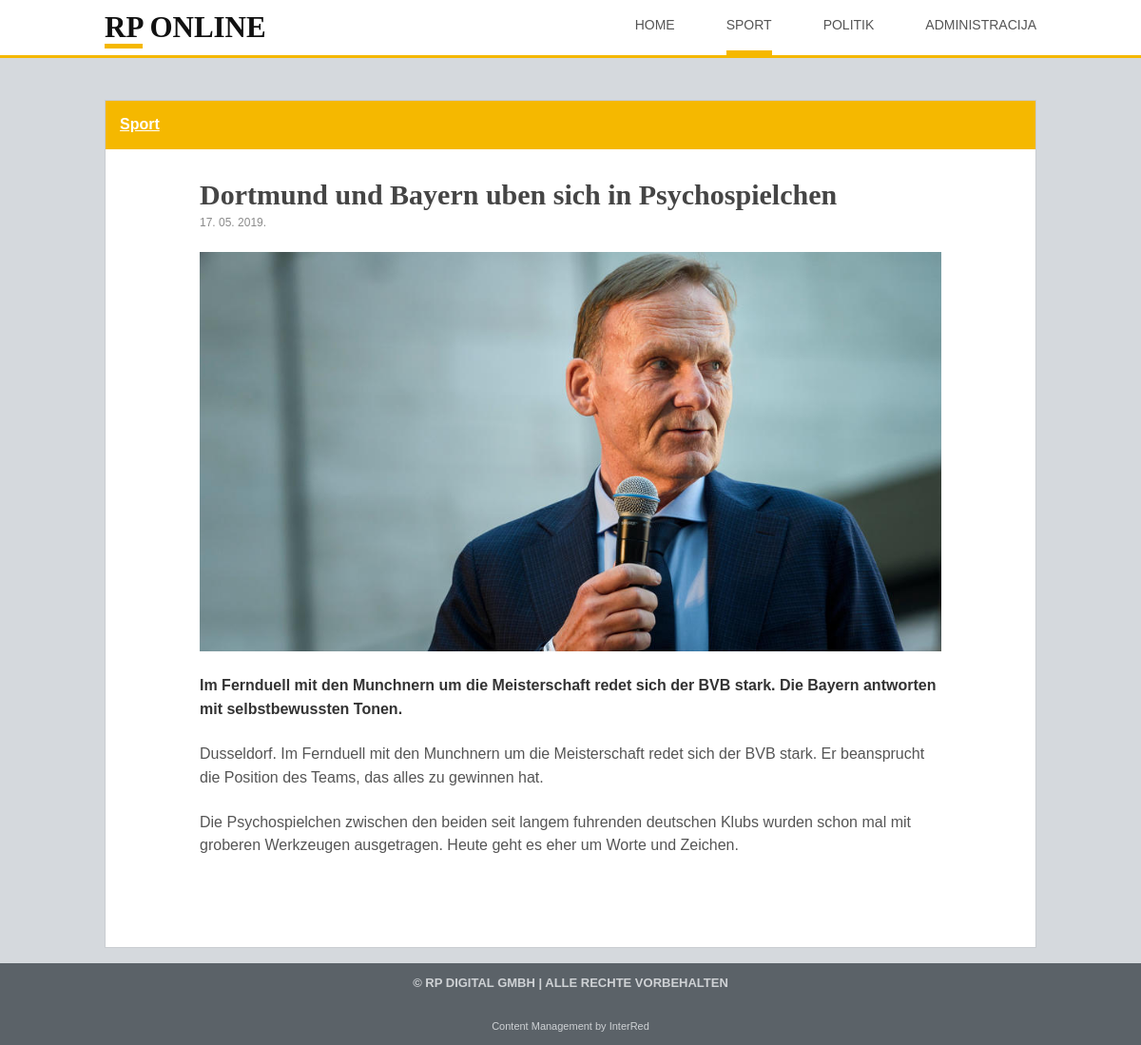
The page /article.php?slug=dortmund-und-bayern-psychospielchen on the database its author committed.
### tables this page shows
CREATE TABLE articles (
    id INT AUTO_INCREMENT PRIMARY KEY,
    title VARCHAR(255) NOT NULL,
    slug VARCHAR(255) NOT NULL UNIQUE,
    category VARCHAR(80) NOT NULL,
    image VARCHAR(255) NOT NULL,
    summary TEXT NOT NULL,
    content MEDIUMTEXT NOT NULL,
    author VARCHAR(120) NOT NULL,
    published TINYINT(1) NOT NULL DEFAULT 1,
    created_at DATE NOT NULL
);

### includes/functions.php (called while the page is built, shortened)
<?php
function e(string $value): string
{
    return htmlspecialchars($value, ENT_QUOTES, 'UTF-8');
}
function find_article(string $slug): ?array
{
    $pdo = db();
    if ($pdo instanceof PDO) {
        $stmt = $pdo->prepare('SELECT * FROM articles WHERE slug = :slug AND published = 1 LIMIT 1');
        $stmt->execute(['slug' => $slug]);
        $article = $stmt->fetch();
        return $article ?: null;
    }
    return null;
}

### article.php (the view, shortened to what this page needs)
<?php
require_once __DIR__ . '/includes/functions.php';
$slug = $_GET['slug'] ?? '';
$article = find_article($slug);
require_once __DIR__ . '/includes/header.php';
$paragraphs = preg_split('/\n\s*\n/', $article['content']);
?>
<article class="article-full">
    <div class="section-label"><?= e($article['category']) ?></div>
    <h1><?= e($article['title']) ?></h1>
    <time datetime="<?= e($article['created_at']) ?>"><?= e(date('d. m. Y.', strtotime($article['created_at']))) ?></time>
    <img class="hero-image" src="<?= e($article['image']) ?>" alt="<?= e($article['title']) ?>">
    <p class="lead"><?= e($article['summary']) ?></p>
    <?php foreach ($paragraphs as $paragraph): ?>
        <p><?= e(trim($paragraph)) ?></p>
    <?php endforeach; ?>
</article>
<?php require_once __DIR__ . '/includes/footer.php'; ?>

### assets/css/style.css (style rules this page uses)
* { box-sizing: border-box; }
body { margin: 0; background: #d5d9dd; color: #555; font-family: Arial, Helvetica, sans-serif; line-height: 1.55; }
.news-section h1, .section-label { margin: 0; padding: 13px 15px; background: #f5b800; color: #fff; font-size: 16px; font-weight: 700; text-decoration: underline; }
.article-image img, .hero-image { display: block; width: 100%; height: 100%; object-fit: cover; }
.article-full, .form-panel, .admin-panel { background: #fff; border: 1px solid #c9cdd1; }
.article-full { padding-bottom: 72px; }
.article-full h1 { width: min(780px, calc(100% - 40px)); margin: 30px auto 2px; color: #454545; font-family: Georgia, 'Times New Roman', serif; font-size: 30px; line-height: 1.2; }
.article-full time, .article-full p { display: block; width: min(780px, calc(100% - 40px)); margin-right: auto; margin-left: auto; }
.article-full time { margin-bottom: 22px; color: #8b8b8b; font-size: 12px; }
.hero-image { width: min(780px, calc(100% - 40px)); height: auto; max-height: 420px; margin: 0 auto 24px; object-fit: cover; }
.article-full p { margin-top: 0; margin-bottom: 22px; font-size: 16px; }
.article-full .lead { color: #333; font-weight: 700; }

### rows shown on the page
articles: category "Sport", title "Dortmund und Bayern uben sich in Psychospielchen", created_at "17. 05. 2019.", image (picture), summary "Im Fernduell mit den Munchnern um die Meisterschaft redet sich der BVB stark. Die Bayern antworten mit selbstbewussten Tonen.", content "Dusseldorf. Im Fernduell mit den Munchnern um die Meisterschaft redet sich der BVB stark. Er beansprucht die Position des Teams, das alles zu gewinnen hat.", content "Die Psychospielchen zwischen den beiden seit langem fuhrenden deutschen Klubs wurden schon mal mit groberen Werkzeugen ausgetragen. Heute geht es eher um Worte und Zeichen."
